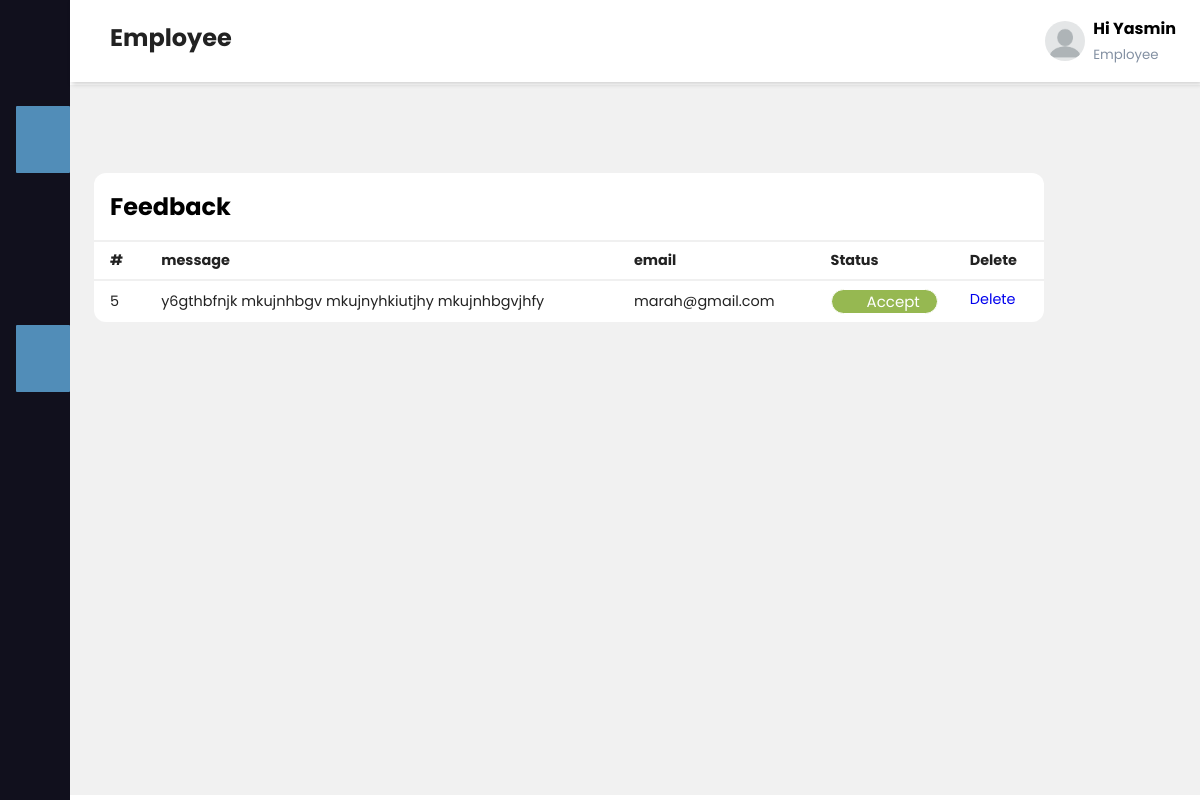
The app's page /feedback.php (signed in) with its own data.
### tables this page shows
CREATE TABLE `feedback` (
  `id` int(11) NOT NULL,
  `message` varchar(1000) NOT NULL,
  `email` varchar(300) NOT NULL,
  `status` varchar(100) NOT NULL,
  `name` varchar(600) NOT NULL,
  `phone` varchar(100) NOT NULL
);

### feedback.php (the view, shortened to what this page needs)
<?php
$server="localhost";
$username="root";
$password="";
$database="3rs";
$con=mysqli_connect($server,$username,$password,$database);
$sql= "SELECT * from feedback where 1";
$result=mysqli_query($con,$sql);
?>
<!DOCTYPE html>
<html >
  <head>
  <link rel="stylesheet" href="employee.css">
</head>
<body>
<?php include"sidbar.php"; ?>
    <div class="main-content">
      <header>
        <h2>
          <label for="nav-toggle">
            <span class="fas fa-bars"></span>
          </label>
         Employee
        </h2>
        <div class="user-wrapper">
         <img width="40px" height="40px" alt="profile-img">
         <div class="">
            <h4>Hi <?php echo $_SESSION["name"] ?></h4>
            <small> Employee</small>
         </div>
        </div>
      </header>
      <main>
        <div class="recent-grid">
          <div class="projects">
            <div style="width: 950px;" class="card">
              <div class="card-header">
                <h2>Feedback</h2>
              </div>
              <div class="card-body">
                <div class="table-responsive">
                  <table width="100%">
                  <thead>
                    <tr>
                      <td>#</td>
                      <td>message</td>
                      <td>email	</td>
                      <td>Status</td>
                      <td>Delete</td>
                    </tr>
                  </thead>
                  <tbody>
                  <?php foreach ($result as $row) {   ?>
                    <tr>
                      <td><?php echo $row['id'];?></td>
                      <td><?php echo $row['message'];?></td>
                      <td><?php echo $row['email'];?></td>
												<td>		<?php
														if($row['status']=="Accept"){ ?>
										<div style="background-color:#96b851;border-radius:20px;border:#fff 1px solid">	<a style="color:#fff;font-size:15px;margin-left:35px;"  href="update_feedback.php?id=<?php echo $row['id']; ?>" ><?php echo $row['status'];?>  </a>	</div>
													<?php	}
														else {
														?>
														<div style="background-color:blue;border-radius:20px;border:#fff 1px solid">	 <a style="color:#fff;font-size:15px;margin-left:35px;" href="update_feedback.php?id=<?php echo $row['id'];  ?>" class="btn btn-primary"><?php echo $row['status'];?>  </a></div>
														<?php } ?></td>
                       <td><a href="delete_feedback.php?id=<?php echo $row['id'];  ?> "class="btn btn-danger"> Delete</a></td>
                    </tr>
                    <?php } ?>
                  </tbody>
                </table>
                </div>
              </div>
            </div>
          </div>
        </div>
      </main>
    </div>
</body>
</html>

### employee.css (style rules this page uses)
:root { --main-color: #11101d; --color-dark: #1D2231; --text-grey: #8390A2; }
* { padding: 0; margin: 0; box-sizing: border-box; list-style: none; text-decoration: none; font-family: 'Poppins', sans-serif; }
.main-content { transition: margin-left 300ms; margin-left: 345px; }
header { background: #fff; display: flex; justify-content: space-between; padding: 1rem 1.5rem; box-shadow: 2px 2px 5px rgba(0, 0, 0, 0.2); position: fixed; left: 345px; top: 0; z-index: 100; width: calc(100% - 345px); transition: left 300ms; }
header h2 { color: #222; }
header label span { font-size: 1.7rem; padding-right: 1rem; }
.user-wrapper { display: flex; align-items: center; }
.user-wrapper img { border-radius: 50%; margin-right: .5rem; }
.user-wrapper small { display: inline-block; color: var(--text-grey); margin-top: -1px !important; }
main { margin-top: 85px; padding: 2rem 1.5rem; background: #f1f1f1; min-height: calc(100vh - 90px); }
.recent-grid { margin-top: 3.5rem; display: grid; grid-gap: 2rem; grid-template-columns: 65% auto; }
.card { background: #fff; border-radius: 12px; }
.card-header { padding: 1rem; }
.card-header { display: flex; justify-content: space-between; align-items: center; border-bottom: 1px solid #f0f0f0; }
table { border-collapse: collapse; }
thead tr { border-top: 1px solid #f0f0f0; border-bottom: 2px solid #f0f0f0; }
thead td { font-weight: 700; }
td { padding: .5rem 1rem; font-size: .9rem; color: #222; }
tr td:last-child { display: flex; align-items: center; }
.table-responsive { width: 100%; overflow-x: auto; }
@media only screen and (max-width: 1200px) { .main-content { margin-left: 70px; } }
@media only screen and (max-width: 1200px) { .main-content header { width: calc(100% - 70px); left: 70px; } }

### records on screen
feedback: id "5", message "y6gthbfnjk mkujnhbgv mkujnyhkiutjhy mkujnhbgvjhfy", email "marah@gmail.com", status "Accept"

### other values on screen
$_SESSION["name"] "Yasmin"
